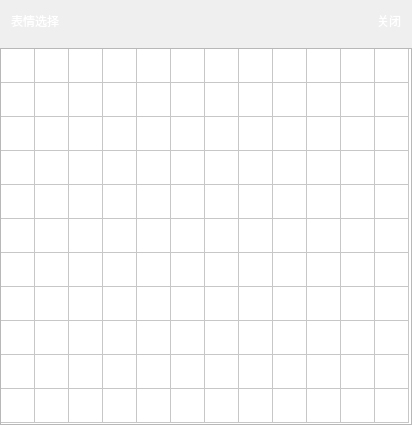
<?xml version="1.0" encoding="UTF-8"?>
<ui version="4.0">
 <class>faceDialog</class>
 <widget class="QWidget" name="faceDialog">
  <property name="geometry">
   <rect>
    <x>0</x>
    <y>0</y>
    <width>412</width>
    <height>425</height>
   </rect>
  </property>
  <property name="windowTitle">
   <string>faceDialog</string>
  </property>
  <layout class="QVBoxLayout" name="verticalLayout_2">
   <property name="spacing">
    <number>0</number>
   </property>
   <property name="leftMargin">
    <number>0</number>
   </property>
   <property name="topMargin">
    <number>0</number>
   </property>
   <property name="rightMargin">
    <number>0</number>
   </property>
   <property name="bottomMargin">
    <number>0</number>
   </property>
   <item>
    <layout class="QVBoxLayout" name="verticalLayout">
     <item>
      <widget class="QWidget" name="widget" native="true">
       <property name="styleSheet">
        <string notr="true">background-color: rgb(	100, 100, 255);</string>
       </property>
       <layout class="QHBoxLayout" name="horizontalLayout">
        <item>
         <widget class="QLabel" name="label">
          <property name="styleSheet">
           <string notr="true">color: rgb(255,255,255);</string>
          </property>
          <property name="text">
           <string>表情选择</string>
          </property>
         </widget>
        </item>
        <item>
         <spacer name="horizontalSpacer">
          <property name="orientation">
           <enum>Qt::Horizontal</enum>
          </property>
          <property name="sizeHint" stdset="0">
           <size>
            <width>348</width>
            <height>20</height>
           </size>
          </property>
         </spacer>
        </item>
        <item>
         <widget class="QPushButton" name="pushButton">
          <property name="styleSheet">
           <string notr="true">QPushButton {
        background-color: transparent; /* 背景完全透明 */
        border: none; /* 移除所有边框 */
        outline: none; /* 清除焦点虚线框 */
color :rgb(255,255,255)
    }</string>
          </property>
          <property name="text">
           <string>关闭</string>
          </property>
         </widget>
        </item>
       </layout>
      </widget>
     </item>
     <item>
      <widget class="QTableWidget" name="tableWidget">
       <property name="rowCount">
        <number>11</number>
       </property>
       <property name="columnCount">
        <number>12</number>
       </property>
       <attribute name="horizontalHeaderVisible">
        <bool>false</bool>
       </attribute>
       <attribute name="horizontalHeaderDefaultSectionSize">
        <number>34</number>
       </attribute>
       <attribute name="horizontalHeaderHighlightSections">
        <bool>true</bool>
       </attribute>
       <attribute name="horizontalHeaderMinimumSectionSize">
        <number>25</number>
       </attribute>
       <attribute name="horizontalHeaderShowSortIndicator" stdset="0">
        <bool>false</bool>
       </attribute>
       <attribute name="horizontalHeaderStretchLastSection">
        <bool>false</bool>
       </attribute>
       <attribute name="verticalHeaderVisible">
        <bool>false</bool>
       </attribute>
       <attribute name="verticalHeaderCascadingSectionResizes">
        <bool>false</bool>
       </attribute>
       <attribute name="verticalHeaderDefaultSectionSize">
        <number>34</number>
       </attribute>
       <attribute name="verticalHeaderHighlightSections">
        <bool>true</bool>
       </attribute>
       <attribute name="verticalHeaderMinimumSectionSize">
        <number>25</number>
       </attribute>
       <row/>
       <row/>
       <row/>
       <row/>
       <row/>
       <row/>
       <row/>
       <row/>
       <row/>
       <row/>
       <row/>
       <column/>
       <column/>
       <column/>
       <column/>
       <column/>
       <column/>
       <column/>
       <column/>
       <column/>
       <column/>
       <column/>
       <column/>
      </widget>
     </item>
    </layout>
   </item>
  </layout>
 </widget>
 <layoutdefault spacing="6" margin="11"/>
 <resources/>
 <connections/>
</ui>
